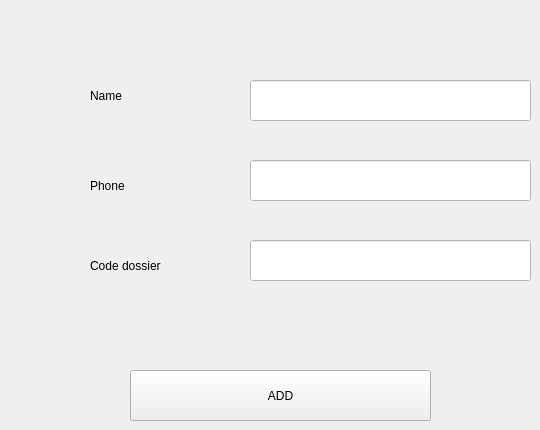
      <widget class="QWidget" name="tab_15">
       <attribute name="title">
        <string>Ajouter client</string>
       </attribute>
       <widget class="QLineEdit" name="lineEdit_17">
        <property name="geometry">
         <rect>
          <x>250</x>
          <y>80</y>
          <width>281</width>
          <height>41</height>
         </rect>
        </property>
        <property name="styleSheet">
         <string notr="true">background-color: rgb(255, 255, 255);</string>
        </property>
       </widget>
       <widget class="QLineEdit" name="lineEdit_18">
        <property name="geometry">
         <rect>
          <x>250</x>
          <y>160</y>
          <width>281</width>
          <height>41</height>
         </rect>
        </property>
        <property name="styleSheet">
         <string notr="true">background-color: rgb(255, 255, 255);</string>
        </property>
       </widget>
       <widget class="QLineEdit" name="lineEdit_19">
        <property name="geometry">
         <rect>
          <x>250</x>
          <y>240</y>
          <width>281</width>
          <height>41</height>
         </rect>
        </property>
        <property name="styleSheet">
         <string notr="true">background-color: rgb(255, 255, 255);</string>
        </property>
       </widget>
       <widget class="QLabel" name="label_8">
        <property name="geometry">
         <rect>
          <x>90</x>
          <y>80</y>
          <width>101</width>
          <height>31</height>
         </rect>
        </property>
        <property name="styleSheet">
         <string notr="true">font: 75 12pt &quot;Californian FB&quot;;</string>
        </property>
        <property name="text">
         <string>Name</string>
        </property>
       </widget>
       <widget class="QLabel" name="label_9">
        <property name="geometry">
         <rect>
          <x>90</x>
          <y>170</y>
          <width>111</width>
          <height>31</height>
         </rect>
        </property>
        <property name="styleSheet">
         <string notr="true">font: 75 12pt &quot;Californian FB&quot;;</string>
        </property>
        <property name="text">
         <string>Phone</string>
        </property>
       </widget>
       <widget class="QLabel" name="label_10">
        <property name="geometry">
         <rect>
          <x>90</x>
          <y>250</y>
          <width>101</width>
          <height>31</height>
         </rect>
        </property>
        <property name="styleSheet">
         <string notr="true">font: 75 12pt &quot;Californian FB&quot;;</string>
        </property>
        <property name="text">
         <string>Code dossier </string>
        </property>
       </widget>
       <widget class="QPushButton" name="btn_client">
        <property name="geometry">
         <rect>
          <x>130</x>
          <y>370</y>
          <width>301</width>
          <height>51</height>
         </rect>
        </property>
        <property name="text">
         <string>ADD</string>
        </property>
       </widget>
      </widget>
